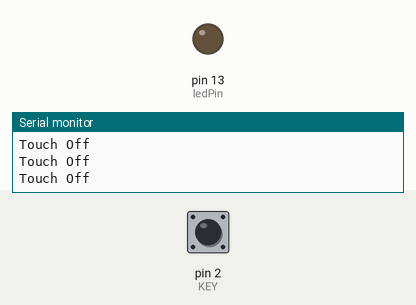
Simulated run of this sketch. Board: Arduino Uno, built with avr-gcc and run on an emulated ATmega328P. Shown: output pins drawn as LEDs (lit = HIGH), the last lines printed to the serial monitor. Dashed ring = blinking. The test bench sets the inputs (shaded band); at power-on: pin 2 (KEY) LOW.

Above: at 1.2 s.
1.3 s: pin 2 (KEY) pulled HIGH for 0.15 s
At 1.38 s:
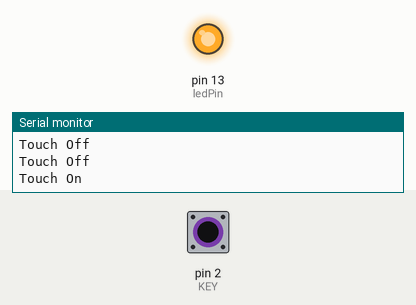
2.9 s: pin 2 (KEY) pulled HIGH for 1 s
At 4.3 s:
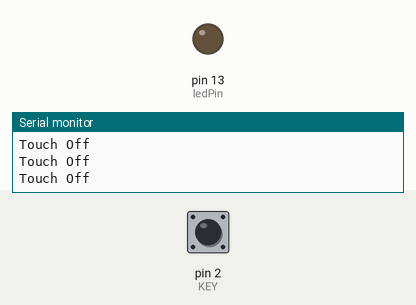
6.9 s: pin 2 (KEY) pulled HIGH for 3.2 s
At 8.1 s:
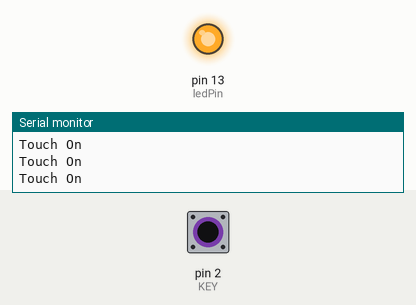
11.6 s: pin 2 (KEY) pulsed HIGH 2 times (0.12 s each, 0.3 s apart)
At 11.96 s:
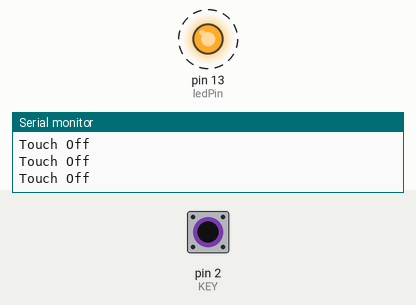
15.2 s: pin 2 (KEY) pulsed HIGH 5 times (0.12 s each, 0.3 s apart)
At 16.9 s:
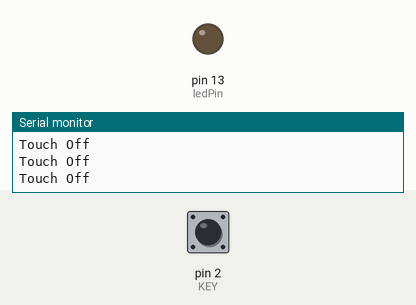
Timing chart, 0 to 18.4 s (numbered marks = the images above; inputs shaded):
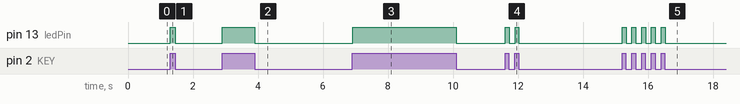

The sketch:

DFR_Touch_sensor.ino
```cpp
 /*
  Board : MKR WIFI 1010 Board
  App.  : DFR Touch sensor testing
 */
 int ledPin = 13;                // Connect LED on pin 13, or use the onboard one
 int KEY = 2;                 // Connect Touch sensor on Digital Pin 2

 void setup()
 {
   pinMode(ledPin, OUTPUT);      // Set ledPin to output mode
   pinMode(KEY, INPUT);       //Set touch sensor pin to input mode

   Serial.begin(9600);

 }
 void loop()
 {
    if(digitalRead(KEY)==HIGH)       //Read Touch sensor signal
        {
          digitalWrite(ledPin, HIGH);   // if Touch sensor is HIGH, then turn on
          //Serial.write("Touch On"); //send the string "Touch On" and return the length of the string.
          Serial.println("Touch On"); //send the string "Touch On" and return the length of the string.
      }
    else
     {
         digitalWrite(ledPin, LOW);    // if Touch sensor is LOW, then turn off the led
         //Serial.write("Touch Off"); //send the string "Touch Off" and return the length of the string.
         Serial.println("Touch Off"); //send the string "Touch Off" and return the length of the string.
      }
 }
```

Measured:
- after the input at 1.3 s, pin 13 (ledPin): LOW → HIGH at once, → LOW 0.15 s later
- after the input at 2.9 s, pin 13 (ledPin): LOW → HIGH at once, → LOW 1.0 s later
- after the input at 6.9 s, pin 13 (ledPin): LOW → HIGH at once, → LOW 3.2 s later
- after the input at 11.6 s, pin 13 (ledPin): alternates HIGH for 0.12 s and LOW for 0.18 s, 4 changes in all, then stays LOW, starting at once
- after the input at 15.2 s, pin 13 (ledPin): alternates HIGH for 0.12 s and LOW for 0.18 s, 10 changes in all, then stays LOW, starting at once
